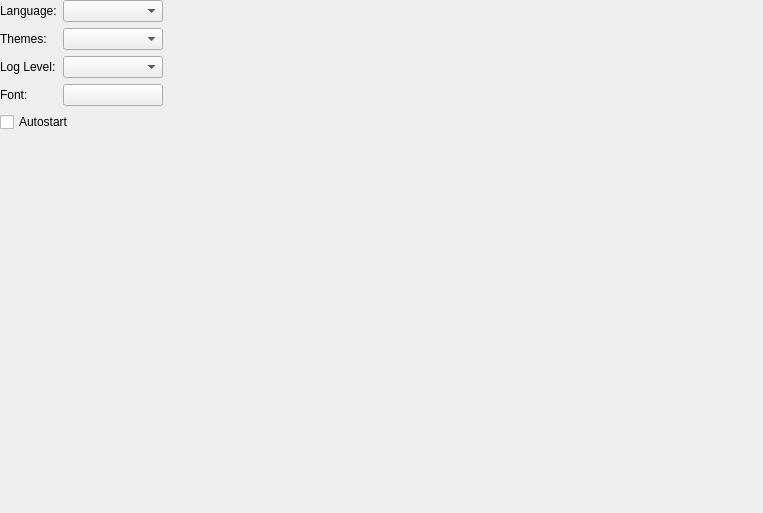
<?xml version="1.0" encoding="UTF-8"?>
<ui version="4.0">
 <class>General</class>
 <widget class="QWidget" name="General">
  <property name="geometry">
   <rect>
    <x>0</x>
    <y>0</y>
    <width>763</width>
    <height>513</height>
   </rect>
  </property>
  <property name="windowTitle">
   <string notr="true">Form</string>
  </property>
  <layout class="QVBoxLayout" name="verticalLayout">
   <property name="leftMargin">
    <number>0</number>
   </property>
   <property name="topMargin">
    <number>0</number>
   </property>
   <property name="rightMargin">
    <number>0</number>
   </property>
   <property name="bottomMargin">
    <number>0</number>
   </property>
   <item>
    <widget class="QWidget" name="widget" native="true">
     <layout class="QGridLayout" name="gridLayout">
      <property name="leftMargin">
       <number>0</number>
      </property>
      <property name="topMargin">
       <number>0</number>
      </property>
      <property name="rightMargin">
       <number>0</number>
      </property>
      <property name="bottomMargin">
       <number>0</number>
      </property>
      <item row="0" column="1">
       <widget class="QComboBox" name="cbbLanguage">
        <property name="minimumSize">
         <size>
          <width>100</width>
          <height>0</height>
         </size>
        </property>
       </widget>
      </item>
      <item row="4" column="0" colspan="2">
       <widget class="QCheckBox" name="cbAutostart">
        <property name="text">
         <string>Autostart</string>
        </property>
       </widget>
      </item>
      <item row="2" column="0">
       <widget class="QLabel" name="label_3">
        <property name="text">
         <string>Log Level:</string>
        </property>
       </widget>
      </item>
      <item row="3" column="0">
       <widget class="QLabel" name="label_2">
        <property name="text">
         <string>Font:</string>
        </property>
       </widget>
      </item>
      <item row="0" column="2">
       <spacer name="horizontalSpacer_2">
        <property name="orientation">
         <enum>Qt::Horizontal</enum>
        </property>
        <property name="sizeHint" stdset="0">
         <size>
          <width>40</width>
          <height>20</height>
         </size>
        </property>
       </spacer>
      </item>
      <item row="2" column="1">
       <widget class="QComboBox" name="cbbLogLevel"/>
      </item>
      <item row="3" column="1">
       <widget class="QPushButton" name="btnFont">
        <property name="text">
         <string/>
        </property>
       </widget>
      </item>
      <item row="0" column="0">
       <widget class="QLabel" name="label">
        <property name="text">
         <string>Language:</string>
        </property>
       </widget>
      </item>
      <item row="1" column="0">
       <widget class="QLabel" name="label_4">
        <property name="text">
         <string>Themes:</string>
        </property>
       </widget>
      </item>
      <item row="1" column="1">
       <widget class="QComboBox" name="cbbThemes"/>
      </item>
     </layout>
    </widget>
   </item>
   <item>
    <spacer name="verticalSpacer">
     <property name="orientation">
      <enum>Qt::Vertical</enum>
     </property>
     <property name="sizeHint" stdset="0">
      <size>
       <width>20</width>
       <height>414</height>
      </size>
     </property>
    </spacer>
   </item>
  </layout>
 </widget>
 <resources/>
 <connections/>
</ui>
